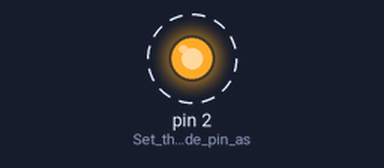
A sketch run on a simulated Arduino Uno, built with avr-gcc and run on an emulated ATmega328P. Shown: output pins drawn as LEDs (lit = HIGH). Dashed ring = blinking.

Above: at 0.5 s.
Timing chart, 0 to 4.6 s (numbered marks = the images above):
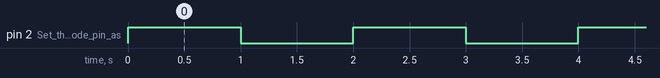

Measured:
- by itself, pin 2 (Set_the_LED_anode_pin_as): alternates HIGH for 1.0 s and LOW for 1.0 s

The sketch:

Test_1_task_1.ino
```cpp
void setup() {
	// Initialize serial communication - allows printing to the console for debugging.
	Serial.begin(9600);
	pinMode(2, OUTPUT); // Set the LED anode pin as an output
}


void loop() {
  digitalWrite(2, HIGH); // Turn the LED on
  delay(1000); // Wait for 1 second
  digitalWrite(2, LOW); // Turn the LED off
  delay(1000); // Wait for 1 second before repeating
}
```
